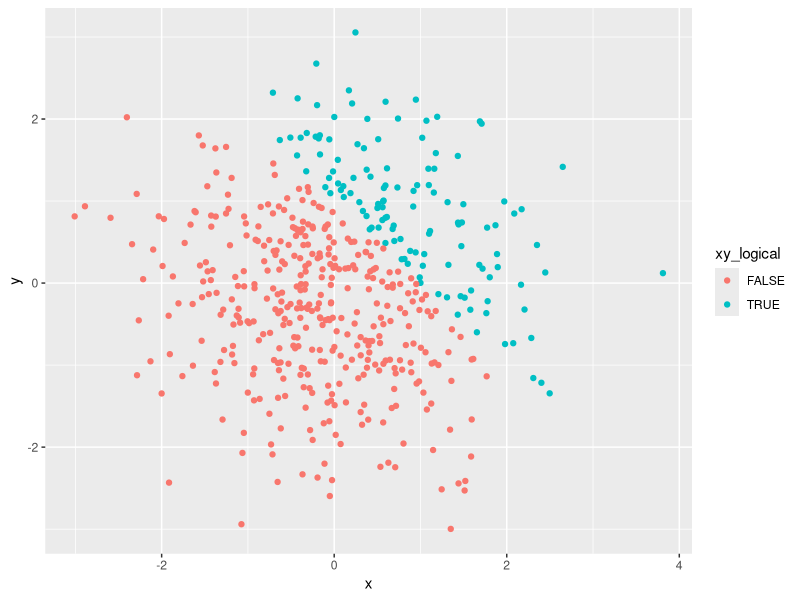
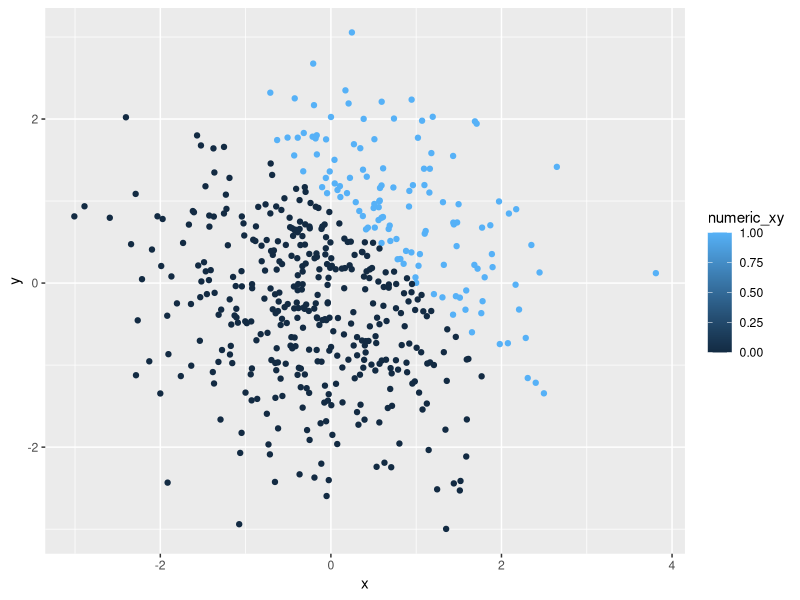
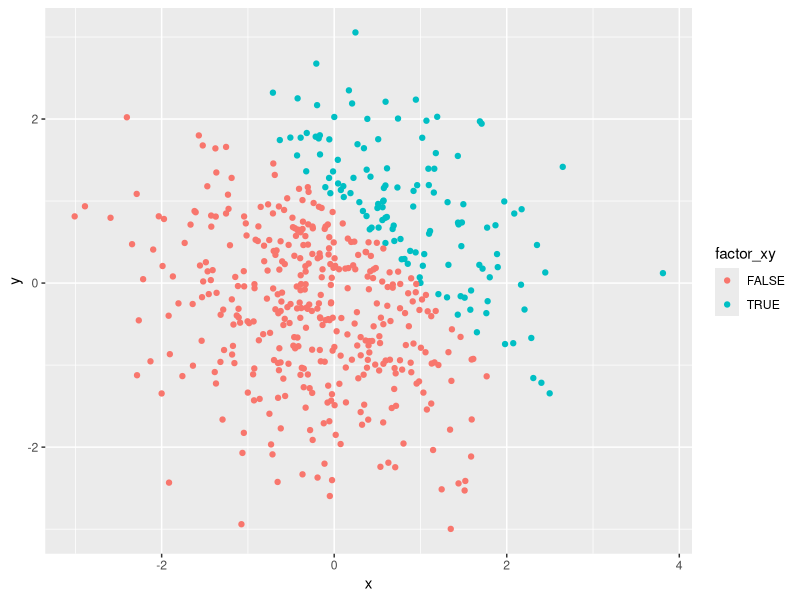
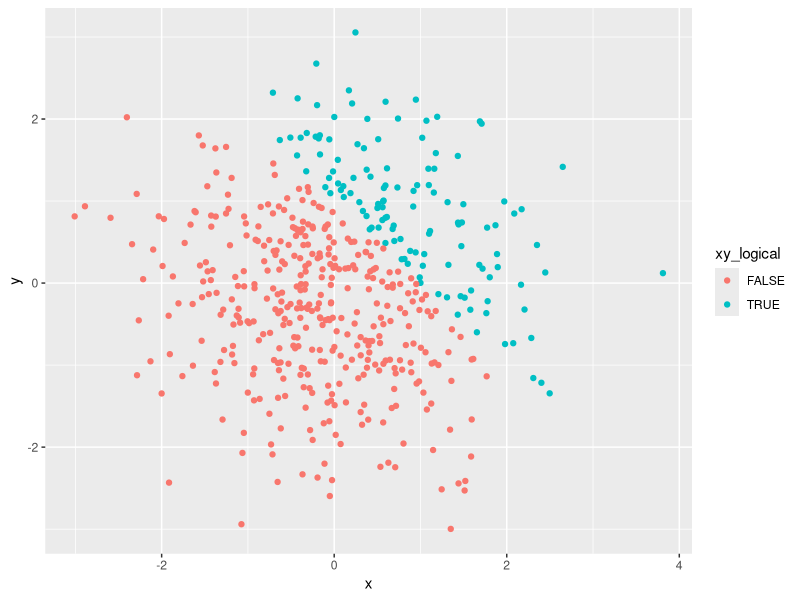

The R source for these figures, in order:
## ---- chunk 1

# First, load tidyverse package.
library(tidyverse)   

# Set a seed to ensure reproducibility

set.seed(1)

# Next, define data frame called 'problem1_df'

problem1_df = tibble(    
  norm_samp = rnorm(8),    
  norm_samp_pos = norm_samp > 0,  
  vec_char = c("this", "is", "my", "first", "time", "using", "R", "software"),   
  vec_factor = factor(c("apple", "orange", "plum", "apple", "orange", "plum", "apple", "orange"))
)

# Try to take the mean of each variable in your dataframe. What works and what doesn’t?

mean(pull(problem1_df, norm_samp)) # Mean is calculated. Result below.
                                   

mean(pull(problem1_df, norm_samp_pos)) # Mean is calculated. Result below.
                                       
mean(pull(problem1_df, vec_char)) # Unable to calculate the mean of this character vector. Error message below.

mean(pull(problem1_df, vec_factor)) # Unable to calculate the mean of this factor vector. Error message below.

## ---- chunk 2

# Convert logical vector norm_samp_pos to numeric vector
# Multiply result by our random sample norm_samp

as.numeric(pull(problem1_df, norm_samp_pos))*pull(problem1_df, norm_samp) # Resulting vector below:


# Convert the logical vector norm_samp_pos to a factor 
# Multiply result by our random sample norm_samp
# Error message appears.
# Since we're working with a factor vector, it won't multiply our random sample of numbers

as.factor(pull(problem1_df, norm_samp_pos))*pull(problem1_df, norm_samp)



# Convert the logical vector norm_samp_pos to a factor 
# Conver the resulting factor variable to numeric
# Then, multiply the result by our random sample norm_samp

as.numeric(as.factor(pull(problem1_df, norm_samp_pos)))*pull(problem1_df, norm_samp) # Resulting vector below:



## ---- chunk 3


# Next, define dataframe called problem2_df

problem2_df = tibble(    
  x = rnorm(500),
  y = rnorm(500),
  xy_logical = x+y> 1,  
  numeric_xy = as.numeric(xy_logical),
  factor_xy = as.factor(xy_logical),
)
## ---- chunk 4

ggplot(problem2_df, aes(x = x, y = y, color=xy_logical)) + geom_point()

ggsave("problem2_df.pdf")  # save this first plot to current project

## ---- chunk 5
ggplot(problem2_df, aes(x = x, y = y, color=numeric_xy)) + geom_point()

## ---- chunk 6
ggplot(problem2_df, aes(x = x, y = y, color=factor_xy)) + geom_point()

